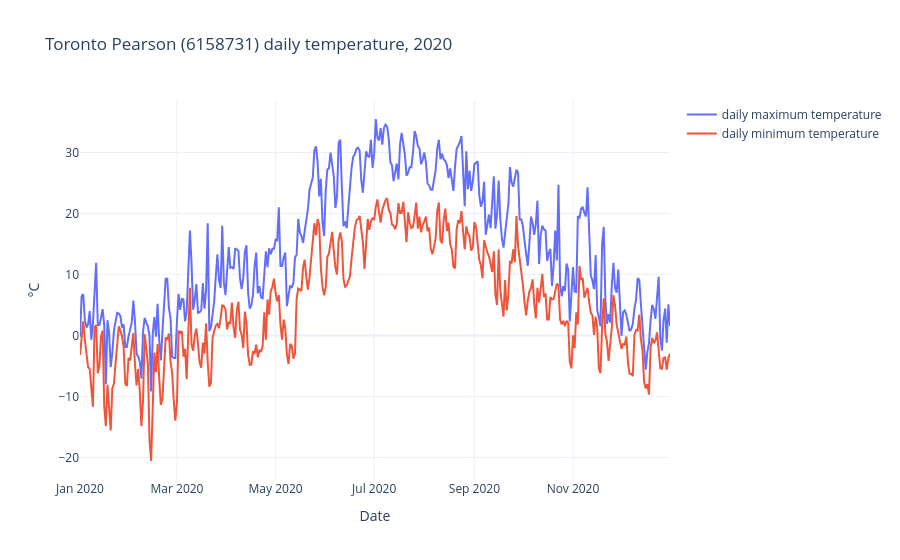

The cell this chart's notebook holds for it:
### Markdown cell above
## ECCC daily climate observations

Daily values as published by Environment and Climate Change Canada through
GeoMet. Each variable is its own row; a day the station did not report keeps a
null value rather than disappearing.

### Code cell
_, eccc = read("eccc-daily")
temperature = eccc[eccc.variable_id.isin(["eccc:daily_maximum_temperature", "eccc:daily_minimum_temperature"])]
fig = go.Figure([
    go.Scatter(x=group.time, y=group.value, mode="lines", name=name.split(":")[1].replace("_", " "))
    for name, group in temperature.groupby("variable_id")
])
fig.update_layout(title="Toronto Pearson (6158731) daily temperature, 2020",
                  xaxis_title="Date", yaxis_title="°C")
fig.show()
eccc.groupby("variable_id").value.agg(["count", "size"]).rename(columns={"count": "with value", "size": "days"})

### Figure 1 — Plotly figure (JSON) as saved in the notebook; plotly's stock layout.template omitted (floating-point values rounded to 4 significant figures; data arrays with more than 128 entries replaced by an {"elided": "..."} marker saying what was removed)
{"data": [{"mode": "lines", "name": "daily maximum temperature", "type": "scatter", "x": {"elided": "366 str values"}, "y": {"elided": "366 float values"}}, {"mode": "lines", "name": "daily minimum temperature", "type": "scatter", "x": {"elided": "366 str values"}, "y": {"elided": "366 float values"}}], "layout": {"title": {"text": "Toronto Pearson (6158731) daily temperature, 2020"}, "xaxis": {"title": {"text": "Date"}}, "yaxis": {"title": {"text": "°C"}}}}
